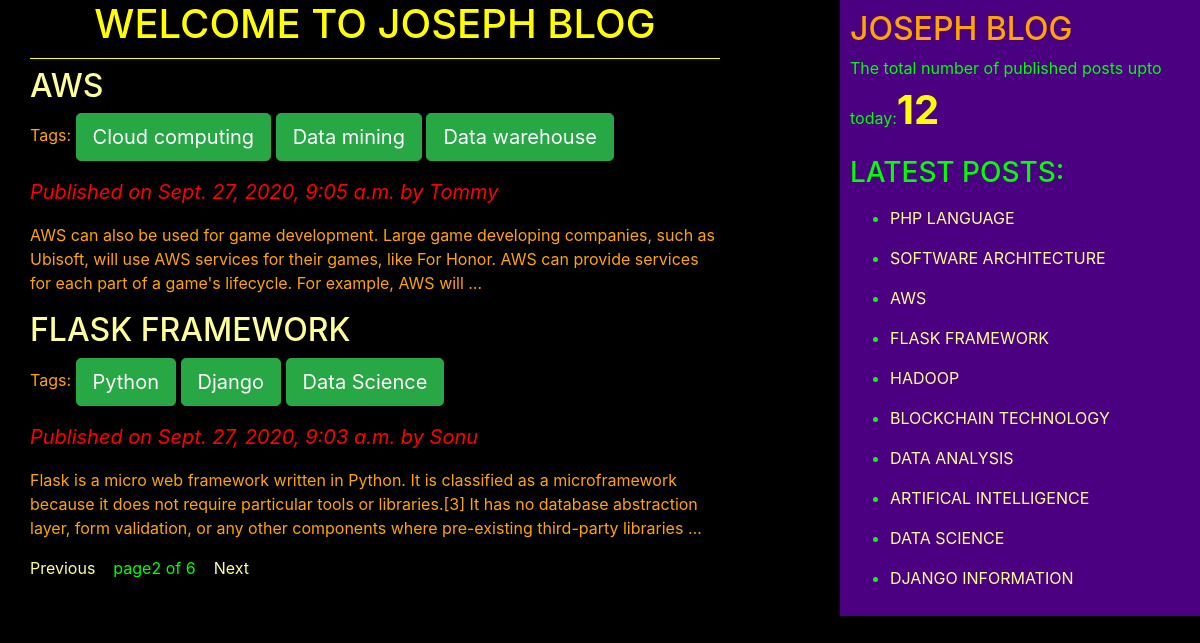
Screenshot of /?page=2 with the database file from the repository.
### blogApp/models.py (models this page shows, shortened)
class Post(models.Model):
    STATUS_CHOICES={('draft','Draft'),('published','Published')}
    title=models.CharField(max_length=264)
    slug=models.SlugField(max_length=264,unique_for_date='publish')
    author=models.ForeignKey(User,related_name='blog_posts',on_delete=models.CASCADE)
    body=models.TextField()
    publish=models.DateTimeField(default=timezone.now)
    created=models.DateTimeField(auto_now_add=True)
    updated=models.DateTimeField(auto_now=True)
    status=models.CharField(max_length=10,choices=STATUS_CHOICES,default='draft')
    objects=CustomManager()
    tags=TaggableManager()
    class Meta:
        ordering=('-publish',)
    def get_absolute_url(self):
        return reverse("blogApp:post_detail",args=[self.publish.year,self.publish.strftime('%m'),self.publish.strftime('%d'),self.slug])

### blogApp/views.py (the view)
# urls.py: path('', views.post_list_view),
def post_list_view(request,tag_slug=None):
    post_list=Post.objects.all()
    tag=None
    if tag_slug:
        tag=get_object_or_404(Tag,slug=tag_slug)
        post_list=post_list.filter(tags__in=[tag])
    paginator=Paginator(post_list,2)
    page_number=request.GET.get('page')
    try:
        post_list=paginator.page(page_number)
    except PageNotAnInteger:
        post_list=paginator.page(1)
    except EmptyPage:
        post_list=paginator.page(paginator.num_pages)
    return render(request,'blogApp/post_list.html',{'post_list':post_list})

### blogApp/models.py (called while the page is built)
    def get_queryset(self):
        return super().get_queryset().filter(status='published')

### blogApp/templatetags/blog_tags.py (called while the page is built)
@register.simple_tag
def total_posts():
    return Post.objects.count()

@register.inclusion_tag('blogApp/latest_posts123.html')
def show_latest_posts(count=10):
    latest_posts=Post.objects.order_by('-publish')[:count]
    return{'latest_posts':latest_posts}

### templates/blogApp/post_list.html (shortened to what this page needs)
<!DOCTYPE html>
{%extends 'blogApp/base.html'%}
{%block content%}
<h1>WELCOME TO JOSEPH BLOG</h1>
{%for post in post_list%}
  <h2><a href="{{post.get_absolute_url}}">{{post.title}}</a></h2>
  <p>Tags:
    {%for tag in post.tags.all%}
     <a href="{%url "blogApp:post_list_by_tag_name" tag.slug%}" class="btn btn-lg btn-success">{{tag.name}}</a>
    {%endfor%}
  </p>
  <p id="date">Published on {{post.publish}} by {{post.author|title}}</p>
  {{post.body|truncatewords:40|linebreaks}}
{%endfor%}
{%include 'blogApp/pagination.html' with page=post_list%}
{%endblock%}

### templates/blogApp/latest_posts123.html
<ul>
  {%for post in latest_posts%}
  <p id='po'><li><a href="{{post.get_absolute_url}}">{{post.title}}</a></li></p>
  {%endfor%}
</ul>

### static/css/blog.css (style rules this page uses)
h1 { text-align: center; border-bottom: 1px solid; padding: 0 0 10px 0; color: yellow; }
#date { color: red; font-size: 20px; font-style: italic; }
body { background: black; color: orange; }
h2 { color: orange; }
a { color: #ffff99; }

### rows the page displays
Post: title "AWS", publish "Sept. 27, 2020, 9:05 a.m.", author "Tommy", body "AWS can also be used for game development. Large game developing companies, such as Ubisoft, will use AWS services for their games, like For Honor. AWS can provide services for each part of a game's lifecycle. For example, AWS will …"
Tag: name "Cloud computing"
Tag: name "Data mining"
Tag: name "Data warehouse"
Post: title "FLASK FRAMEWORK", publish "Sept. 27, 2020, 9:03 a.m.", author "Sonu", body "Flask is a micro web framework written in Python. It is classified as a microframework because it does not require particular tools or libraries.[3] It has no database abstraction layer, form validation, or any other components where pre-existing third-party libraries …"
Tag: name "Python"
Tag: name "Django"
Tag: name "Data Science"
Post: title "PHP LANGUAGE"
Post: title "SOFTWARE ARCHITECTURE"
Post: title "HADOOP"
Post: title "BLOCKCHAIN TECHNOLOGY"
Post: title "DATA ANALYSIS"
Post: title "ARTIFICAL INTELLIGENCE"
Post: title "DATA SCIENCE"
Post: title "DJANGO INFORMATION"

### other values shown
{{ page.number }} "2"
{{ page.paginator.num_pages }} "6"
